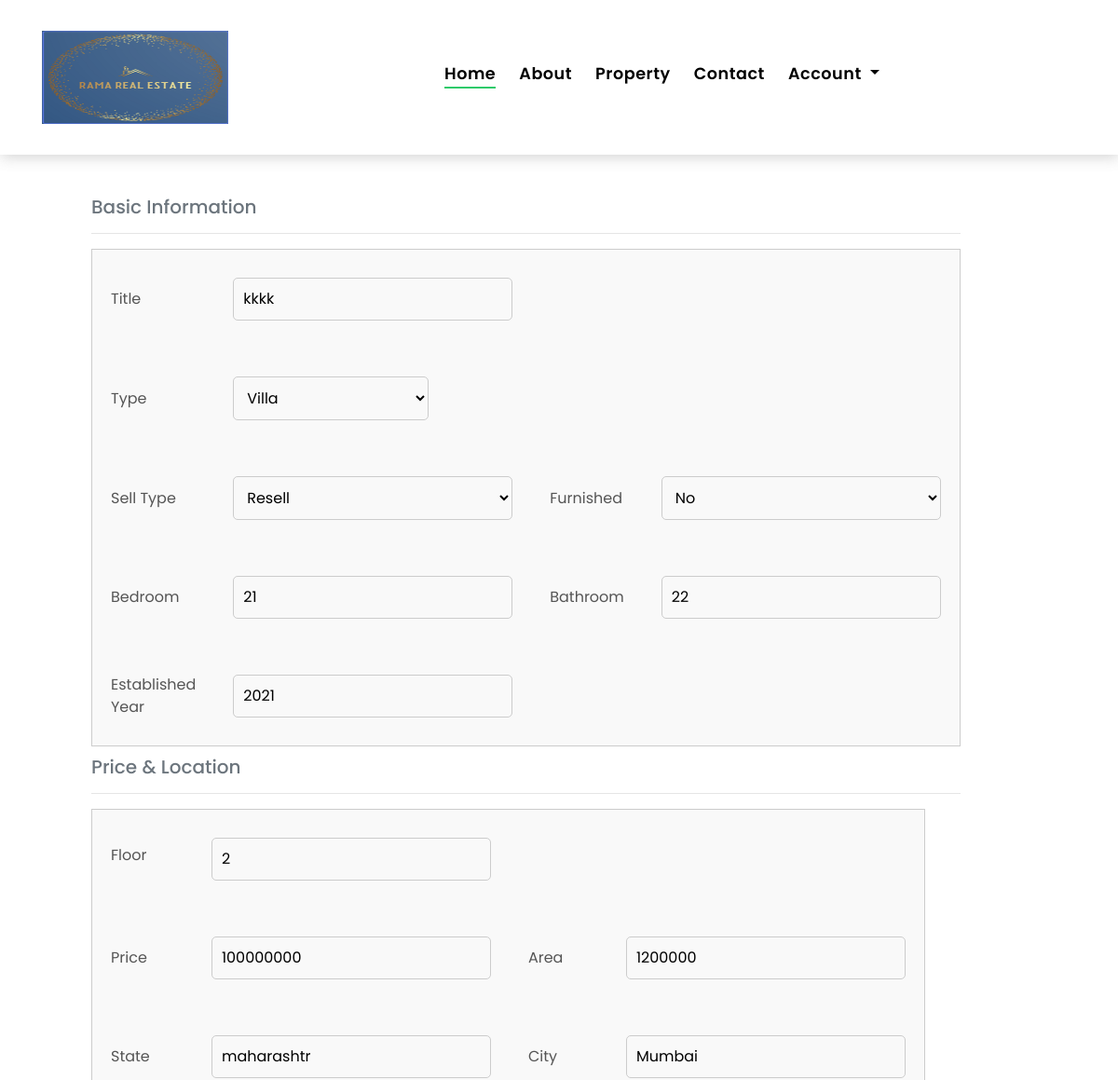
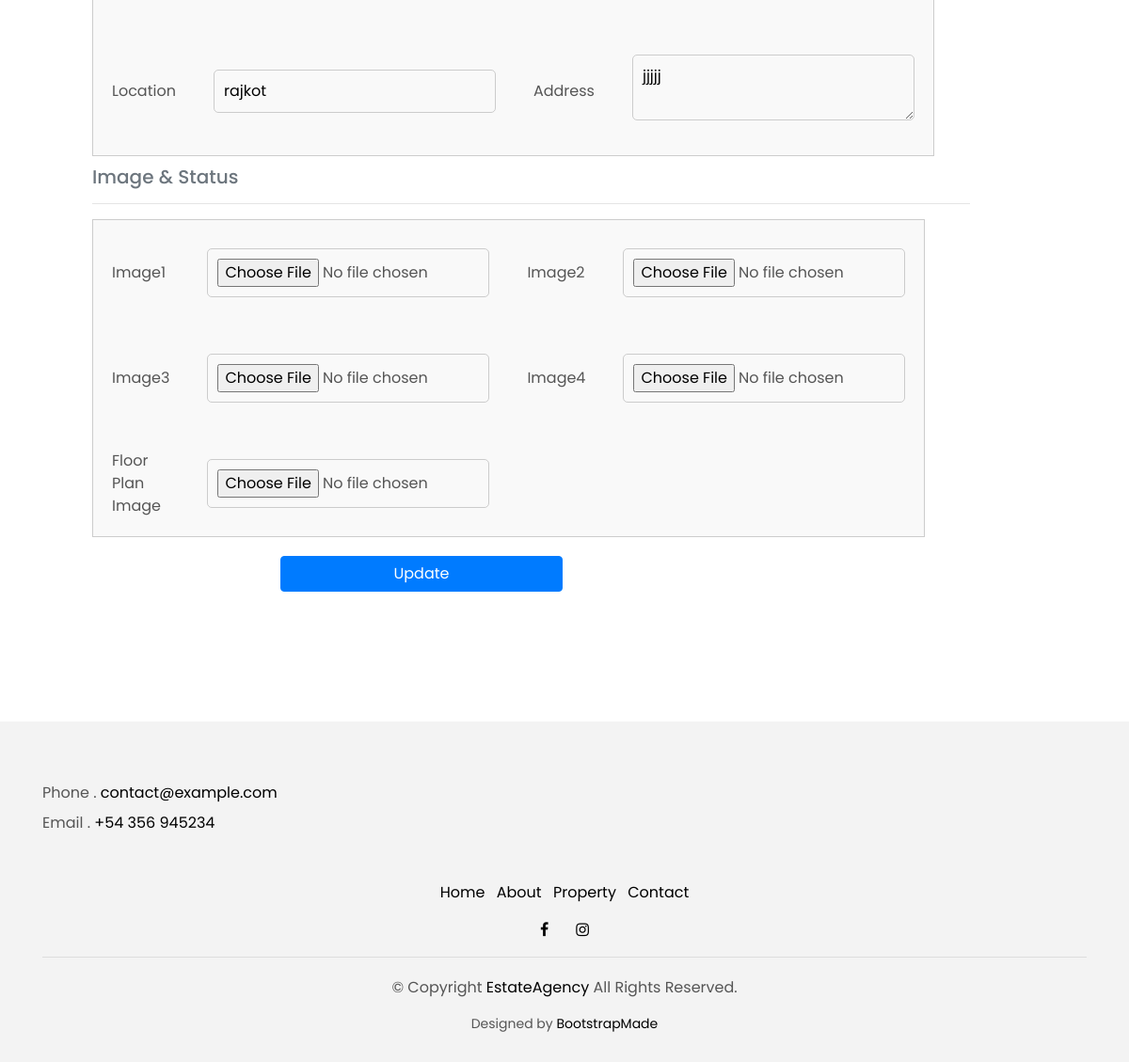
/edit.php?pid=20037, run on the app's committed database (2 pictures, top to bottom).
### tables this page shows
CREATE TABLE `property_basicinfo` (
  `pid` int(5) NOT NULL,
  `sid` int(4) NOT NULL,
  `title` varchar(100) NOT NULL,
  `ptype` varchar(20) NOT NULL,
  `furnished` varchar(10) NOT NULL,
  `beds` int(2) NOT NULL,
  `baths` int(2) NOT NULL,
  `floor` int(2) NOT NULL,
  `sell_type` varchar(6) NOT NULL,
  `esta_year` year(4) NOT NULL
);

CREATE TABLE `property_prc_loc` (
  `pid` int(5) NOT NULL,
  `area` int(10) NOT NULL,
  `price` int(14) NOT NULL,
  `state` varchar(10) NOT NULL,
  `city` varchar(20) NOT NULL,
  `location` varchar(20) NOT NULL,
  `address` varchar(100) NOT NULL
);

### edit.php (the view, shortened to what this page needs)
<?php
 include("connection.php");
 $pid=$_GET['pid'];
 $query="
 SELECT property_basicinfo.*, property_prc_loc.*
 FROM property_basicinfo
 JOIN property_prc_loc  ON property_basicinfo.pid = property_prc_loc.pid
 WHERE property_basicinfo.pid = $pid";
 $result=mysqli_query($con,$query);
$er=mysqli_fetch_assoc($result);
?>
  <?php
   include('header.php');
 ?>
   <div class="full-row">
   <div class="container">
		   <div class="row">
			   <div class="col-lg-12">
				   <h2 class="text-secondary double-down-line text-center">Submit Property</h2>
			   </div>
		   </div>
		   <div class="row p-5 bg-white">
			   <form method="post"  enctype="multipart/form-data" style=" padding: 20px;" >
					   <div class="description">
						   <h5 class="text-secondary">Basic Information</h5><hr>
			  <table>
			   <tr>
				 <td>Title</td>
				   <td><input type="Text" name="title" placeholder=" Enetr title" size="40" value="<?php echo $er['title'];  ?> "required></td>
			   </tr>
			   <tr>
				 <td> Type </td>
				 <td>
				   <select name="ptype" style="width:210px;"  onchange="toggleInputField(this.value)">
                       <option value="Villa" <?php if($er['ptype']=="Villa") {?> selected <?php } ?>>Villa</option>
				   </select>
				   </td>
				   <td><input type='text' name='flatfloor' id='flatfloorInput' placeholder='Enter Flat Floor' hidden></td>
			 <td>
			 </td>
			   </tr>
			 <tr>
			  <td>Sell Type</td>
			 <td><select name="sell_type">
			   <option value="resell" <?php if($er['sell_type']=="resell") {?> selected <?php } ?>>Resell</option>
			 </select></td>
			 <td>Furnished</td>
			 <td><select name="furnished">
			   <option value="no" <?php if($er['furnished']=="no") {?> selected <?php } ?>>No</option>
			 </select></td>
			   </tr>
			   <tr >
			   <td>Bedroom</td>
				 <td><input type="text" name="bed" value="<?php echo $er['beds'];  ?> " placeholder="Enter Bedroom" ></td>
			   <td>Bathroom</td>
				 <td><input type="text" name="bath" value="<?php echo $er['baths'];  ?> " placeholder="Enter Bathroom" ></td>
			   </tr>
			   <tr >
			   <td>Established Year</td>
				 <td><input type="number" name="year" min="1950" max="2023" placeholder="Year" value="<?php echo $er['esta_year'];  ?>"></td>
				 </tr>
			   </table>
			 <h5 class="text-secondary">Price & Location</h5><hr>
			 <table>
				<tr>
				 <td> <label>Floor</label></td>
				 <td><input type="text" name="floor" placeholder="Enter Floor" value="<?php echo $er['floor'];  ?> "></td>
			   </tr>
			   <tr><td>Price</td><td><input type="text" name="price" placeholder="Enter Price" value="<?php echo $er['price'];  ?> "></td>
			   <td>Area</td><td><input type="text" name="area" placeholder="Enter Total Square Foot" value="<?php echo $er['area'];  ?> " ></td></tr>
			   <tr>
			   <td>State </td><td><input type="text" name="state" placeholder="Enter State" value="<?php echo $er['state'];  ?> "></td>
			   <td>City</td><td><input type="text" name="city" placeholder="Enter City" value="<?php echo $er['city'];  ?> "></td></tr>
			   <tr>
			   <td>Location </td><td><input type="text" name="location" placeholder="Enter Location" value="<?php echo $er['location'];  ?> "></td>
			   <td>Address</td><td><textarea rows="2" cols="30" name="address" placeholder="Enter Address" ><?php echo $er['address'];  ?></textarea></td></tr>
		   </table>
		   <h5 class="text-secondary">Image & Status</h5><hr>
			 <table>
			   <tr>
				   <td>Image1</td>
				   <td><input type="file" name="img1"></td>
				   <td>Image2</td>
				   <td><input type="file" name="img2" ></td>
			   </tr>
			   <tr>
			   <td>Image3</td>
				   <td><input type="file" name="img3" ></td>
				   <td>Image4</td>
				   <td><input type="file" name="img4"></t</tr>
			   <tr>
			   <td>Floor Plan Image
				   </td>
				   <td><input type="file" name="floor_plan_img"></td>
			   </tr>
			 </table>
					 <input type="submit" value="Update" class="btn btn-primary" name="edit" style="margin-left:200px;">
			   </div>
		   </form>
		</div>
   </div>
</div>
<?php
   include('footer.php');
  ?>

### css/style.css (style rules this page uses)
body { font-family: 'Poppins', sans-serif; color: #555555; }
h1, h2, h3, h4, h5, h6 { color: #000000; }
.btn { transition: .5s ease; }

### header.php (style rules this page uses)
td { padding: 20px; }
input, select , table,textarea { width: 300px; padding: 10px; margin: 10px 0; border: 1px solid #ccc; border-radius: 5px; font-size: 16px; background-color: #f9f9f9; transition: border-color 0.3s, background-color 0.3s; }

### data on the page
property_basicinfo: title "kkkk", ptype "Villa", sell_type "Resell", furnished "No", bed "21", bath "22", year "2021", floor "2", price "100000000", area "1200000", state "maharashtr", city "Mumbai", location "rajkot", address "jjjjj"
